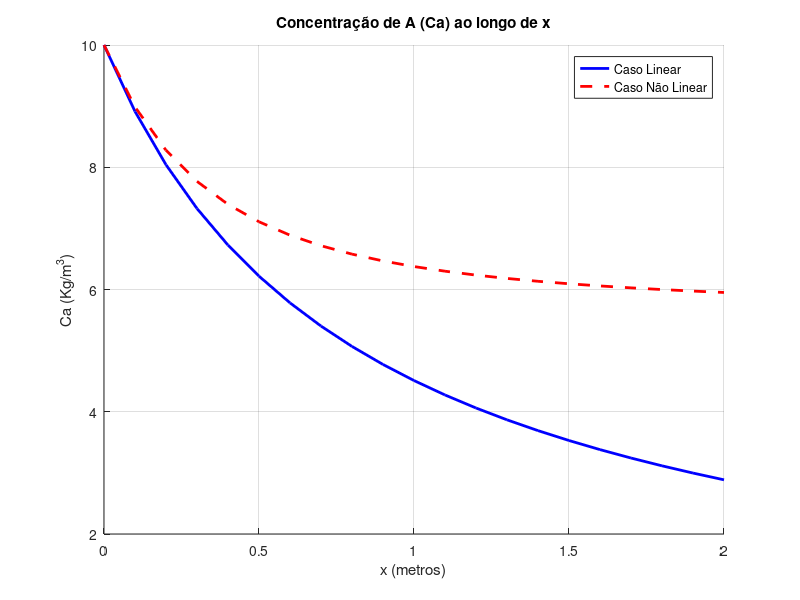

Reproduce this figure in MATLAB.
# Modelagem da transferencia de massa de subst. A ao longo de uma distância X considerando duas formas de variação nessa área de difusão uma Linear e outra Não Linear
# Calcula a distribuição da concentração de A ao longo da distância
# Calcula a concentração em cada ponto X


% Definir os parâmetros
Ca1 = 10; #concentração A no início da região de interesse
Ca2 = 3; #concentração A no final da região de interesse
Ct = 1000; #Concentração total de A, que pode ser atingida na área
Dam = 10e-4; #Coeficiente de difusão de A no sistema
r1 = 0.1; #Raio no inicio da região
r2 = 0.35; #Raio no final da região

x1 = 0; #onde a concentração de A começa a ser considerada
x2 = 2; #onde a concentração de A termina de ser considerada
num_points = 21; #numero de pontos que será calculada a concentração de A

% Definindo os parâmetros para a função linear (como a área varia)
a = (r2 - r1) / (x2 - x1);
b = r1 - ((r2 - r1) / (x2 - x1)) * x1;

% Calculando a integral de Ca de Ca1 a Ca2 usando uma aproximação numérica (Método Trapezoidal)
integrand_Ca = @(Cax) 1 / (Ct - Cax);  % Função para integrar
% Aproximando a integral de Ca
IntCa = (integrand_Ca(Ca1) + integrand_Ca(Ca2)) * (Ca2 - Ca1) / 2;

% Integral calculada de x:
IntX = 57.14612;

% Calculando Na
Na = (-pi) * Dam * Ct * (IntCa / IntX);

% Lista para armazenar os resultados de Ca para o caso linear e não linear
Ca_values_linear = [];
Ca_values_nonlinear = [];

% Função para a integral da área variável
integrand_function_linear = @(x) 1 / ((a * x + b)^2);  % Função linear
integrand_function_nonlinear = @(x) 1 / ((0.1 * x^2 + 0.2 * x + 0.1)^2);  % Função não linear arbitrária

% Calculando Ca para diferentes valores de x
for x = linspace(x1, x2, num_points)
    % Calcular a integral de x para a função linear de área
    integral_val_linear = 0;
    n_steps = 100;  % número de passos para integração
    dx = (x - x1) / n_steps;
    for i = 1:n_steps
        x_step = x1 + (i - 1) * dx;
        integral_val_linear = integral_val_linear + integrand_function_linear(x_step) * dx;
    endfor

    % Calcular Ca para o caso linear
    Ca_linear = Ct - ((Ct - Ca1) * exp((Na * integral_val_linear) / (pi * Dam * Ct)));
    Ca_values_linear = [Ca_values_linear, Ca_linear];  % Armazenar o valor de Ca para o caso linear

    % Calcular a integral de x para a função não linear de área
    integral_val_nonlinear = 0;
    for i = 1:n_steps
        x_step = x1 + (i - 1) * dx;
        integral_val_nonlinear = integral_val_nonlinear + integrand_function_nonlinear(x_step) * dx;
    endfor

    % Calcular Ca para o caso não linear
    Ca_nonlinear = Ct - ((Ct - Ca1) * exp((Na * integral_val_nonlinear) / (pi * Dam * Ct)));
    Ca_values_nonlinear = [Ca_values_nonlinear, Ca_nonlinear];  % Armazenar o valor de Ca para o caso não linear
endfor

% Gerar o gráfico com ambos os casos
figure;
hold on;
plot(linspace(x1, x2, num_points), Ca_values_linear, 'b-', 'LineWidth', 2);  % Linha azul para o caso linear
plot(linspace(x1, x2, num_points), Ca_values_nonlinear, 'r--', 'LineWidth', 2);  % Linha vermelha para o caso não linear
xlabel('x (metros)');
ylabel('Ca (Kg/m^3)');
title('Concentração de A (Ca) ao longo de x');
legend({'Caso Linear', 'Caso Não Linear'}, 'Location', 'Best');
grid on;
hold off;
